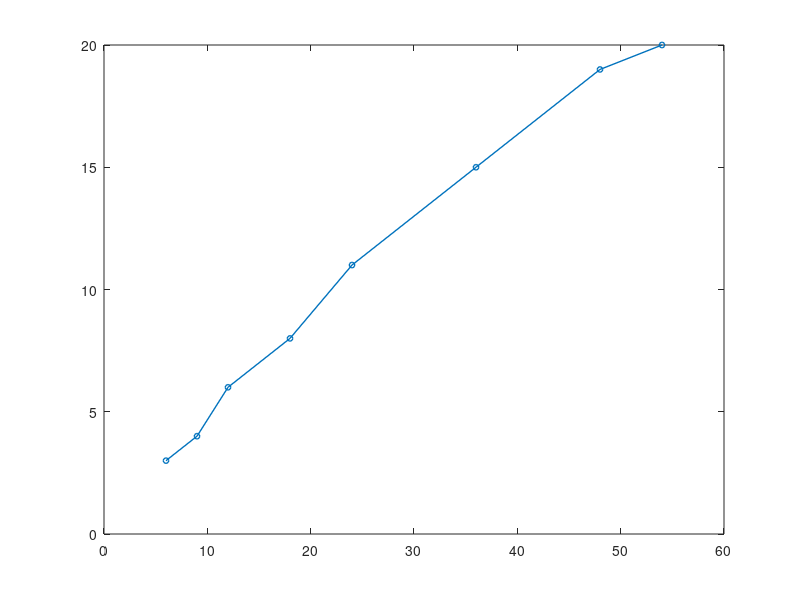

Recreate this plot in MATLAB. (Note: this script raises an error after producing the figure.)
clear
Rmin = [-82, -81, -79, -77, -74, -70, -66, -65]; % 最小受信感度 [dBm]
TR = [6, 9, 12, 18, 24, 36, 48, 54]; % 伝送レート [Mbps]
databit = [24, 36, 48, 72, 96, 144, 192, 216]; % OFDMシンボルごとのデータビット[bit]

Tp = 10; % 送信電力 [dBm]
f = 2.4 * 10^9; % 周波数 [Hz]
c = 3 * 10^8; % 光速 [m/s]

% 結果格納用の配列
d_adjusted = zeros(1, length(Rmin));
R = zeros(1, length(Rmin)); % 所望信号
N = zeros(1, length(Rmin)); % 雑音信号
SNRmin = zeros(1, length(Rmin));
SNR = 20 * log10(3); % SNR一定値

for i = 1:length(Rmin)
    % 距離減衰 [dB]
    Lfs = Tp - Rmin(i);
    
    % 最大伝送距離 [m]
    d_max = ((10^(Lfs / 20)) * c) / (4 * pi * f);
    
    % 最大伝送距離を50[m]区切りに調整
    d_adjusted(i) = floor(d_max / 50) * 50;

    % 調整された距離での受信信号 [dBm]
    R(i) = Tp - 20 * log10(4 * pi * d_adjusted(i) / (c / f)); % 所望信号[dBm]
    N(i) = Tp - 20 * log10(4 * pi * 3 * d_adjusted(i) / (c / f)); % 雑音信号[dBm]
    
    % SNRminの計算
    SNRmin(i) = Rmin(i) + 85;
end

% プロット
figure;
plot(TR, SNRmin, '-o', 'LineWidth', 1,'MarkerSize', 4); % SNRminをプロット
hold on;
yline(SNR, 'r--', 'LineWidth', 1); % SNR一定値の横線

xlabel('伝送レート[Mbps]');
ylabel('SNR [dB]');
title(['各伝送レートの通信に必要なSNRと端末4におけるSNR']);
legend('各伝送レートの通信に必要なSNR', '端末4におけるSNR');
grid on;
hold off;
